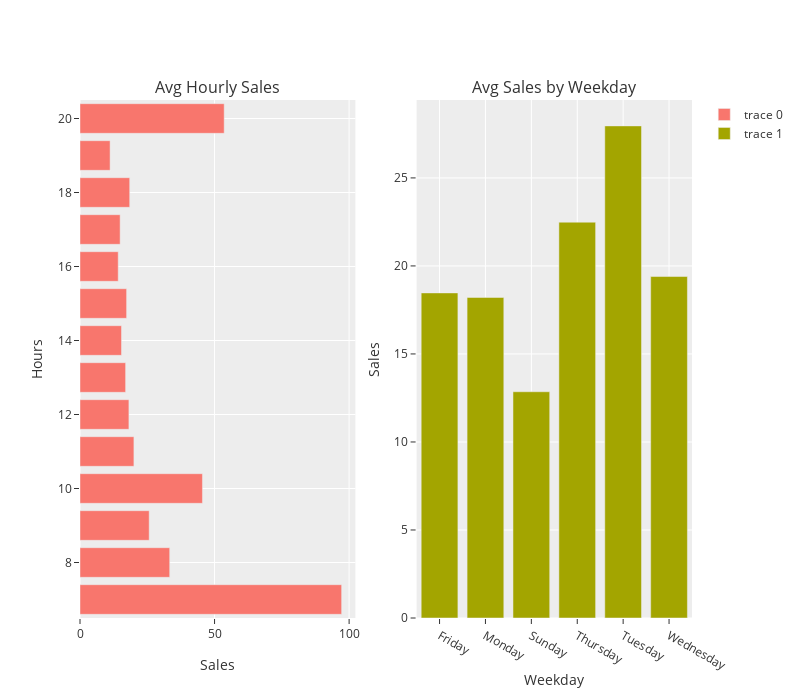

The cell this chart's notebook holds for it:
### Markdown cell above
Hourly sales

### Code cell
sales_by_hour = df_.groupby(by='Hour')['Sales'].mean().reset_index()
sales_by_weekday = df_.groupby(by='weekday')['Sales'].mean().reset_index()

fig = make_subplots(rows=1, cols=2,subplot_titles=("Avg Hourly Sales", "Avg Sales by Weekday"))
fig.add_trace(go.Bar(y=sales_by_hour.Hour, x=sales_by_hour.Sales,orientation='h'),row=1, col=1)
fig.add_trace(go.Bar(x=sales_by_weekday.weekday, y=sales_by_weekday.Sales),row=1, col=2)
fig.update_layout(height=700, width=800,template='ggplot2')
fig.update_xaxes(title_text="Sales", row=1, col=1)
fig.update_xaxes(title_text="Weekday", row=1, col=2)
fig.update_yaxes(title_text="Hours", row=1, col=1)
fig.update_yaxes(title_text="Sales", row=1, col=2)
fig.show()

del [sales_by_hour,sales_by_weekday]

### Figure 1 — Plotly figure (JSON) as saved in the notebook; plotly's stock layout.template omitted (floating-point values rounded to 4 significant figures)
{"data": [{"orientation": "h", "type": "bar", "x": [97.22, 33.33, 25.71, 45.5, 20.03, 18.17, 16.95, 15.42, 17.32, 14.2, 14.91, 18.47, 11.18, 53.57], "xaxis": "x", "y": [7, 8, 9, 10, 11, 12, 13, 14, 15, 16, 17, 18, 19, 20], "yaxis": "y"}, {"type": "bar", "x": ["Friday", "Monday", "Sunday", "Thursday", "Tuesday", "Wednesday"], "xaxis": "x2", "y": [18.47, 18.21, 12.85, 22.48, 27.95, 19.4], "yaxis": "y2"}], "layout": {"annotations": [{"font": {"size": 16}, "showarrow": false, "text": "Avg Hourly Sales", "x": 0.225, "xanchor": "center", "xref": "paper", "y": 1, "yanchor": "bottom", "yref": "paper"}, {"font": {"size": 16}, "showarrow": false, "text": "Avg Sales by Weekday", "x": 0.775, "xanchor": "center", "xref": "paper", "y": 1, "yanchor": "bottom", "yref": "paper"}], "height": 700, "width": 800, "xaxis": {"anchor": "y", "domain": [0, 0.45], "title": {"text": "Sales"}}, "xaxis2": {"anchor": "y2", "domain": [0.55, 1], "title": {"text": "Weekday"}}, "yaxis": {"anchor": "x", "domain": [0, 1], "title": {"text": "Hours"}}, "yaxis2": {"anchor": "x2", "domain": [0, 1], "title": {"text": "Sales"}}}}
